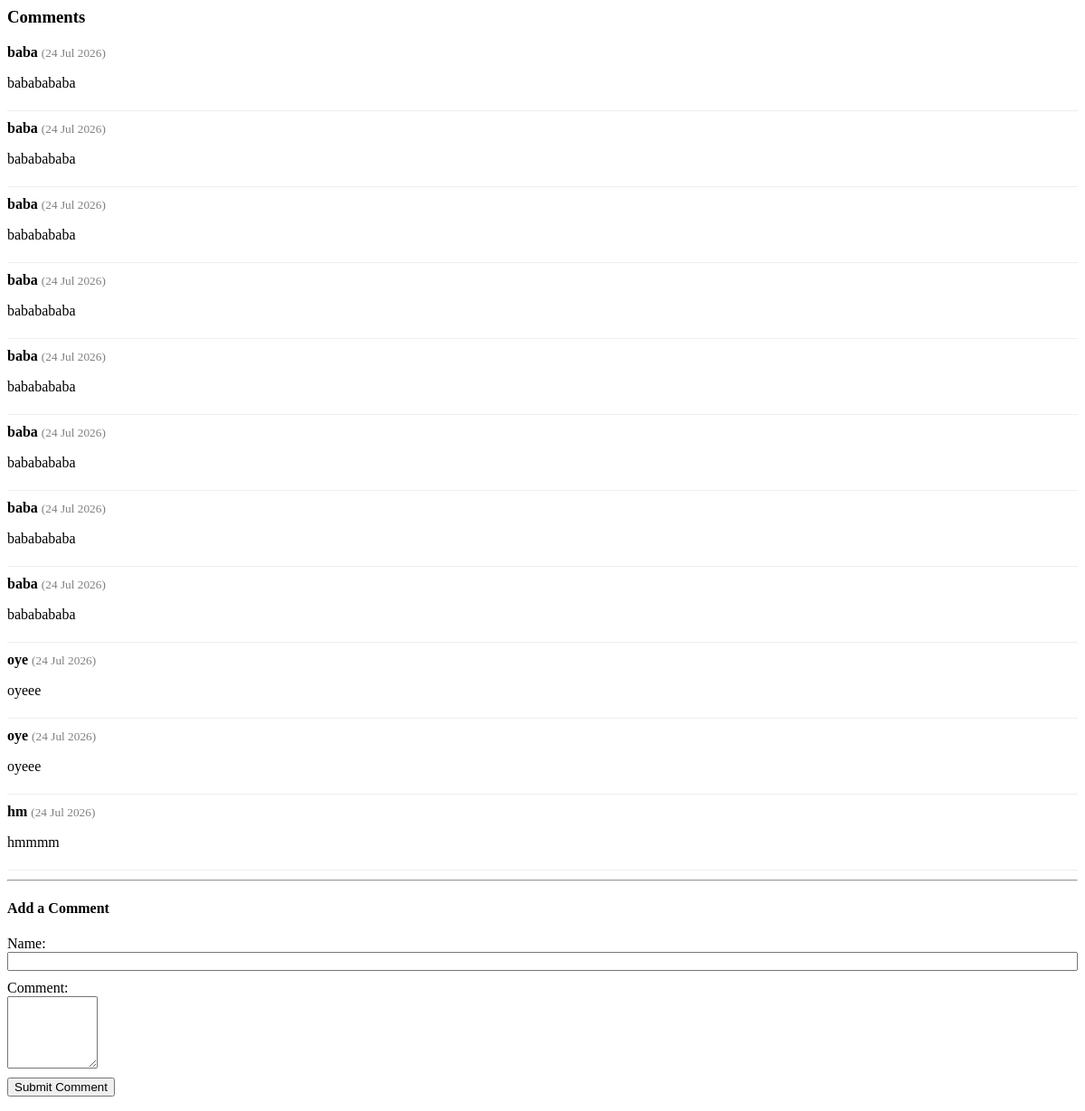
The page /article/mera-pehla-post/comment/ on the database as committed earlier.
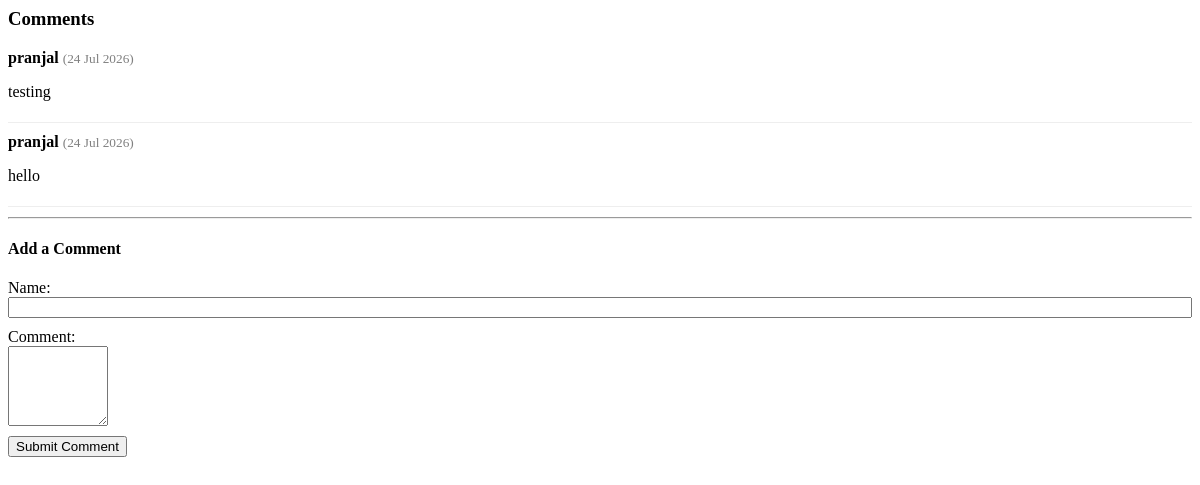
The same page on the database as committed later.
### blogapp/models.py (models this page shows, shortened)
class Comment(models.Model):
    article = models.ForeignKey(Article, on_delete=models.CASCADE, related_name='comments')
    user = models.ForeignKey(User, on_delete=models.SET_NULL, null=True, blank=True)
    name = models.CharField(max_length=100)
    body = models.TextField()
    created_at = models.DateTimeField(auto_now_add=True)

### blogapp/views.py (the view, shortened to what this page needs)
# urls.py: path('article/<slug:slug>/comment/', views.add_comment, name='add_comment'),
def add_comment(request, slug):
    article = get_object_or_404(Article, slug=slug)
    my_comments = request.session.get('my_comments', [])
    context = {
        'article': article,
        'my_comments': my_comments
    }
    return render(request, 'blogapp/comments_partial.html', context)

### blogapp/templates/blogapp/comments_partial.html (shortened to what this page needs)
<h3>Comments</h3>
        <div id="comments-list">
            {% for comment in article.comments.all %}
                <div id="comment-div-{{ comment.id }}" style="border-bottom: 1px solid #eee; margin-bottom: 10px; padding-bottom: 5px;">
                    <strong>{{ comment.name }}</strong> <small style="color: grey;">({{ comment.created_at|date:"d M Y" }})</small>
                    <p>{{ comment.body }}</p>
                </div>
            {% empty %}
                <p id="no-comments">There are no comments yet. Be the first one to comment!</p>
            {% endfor %}
            </div>
            <hr>
            <h4>Add a Comment</h4>
            <form hx-post="{% url 'add_comment' article.slug %}"
                hx-target="#comment-section"
                hx-swap="innerHTML">
                <div>
                    <label>Name:</label><br>
                    <input type="text" name="name" required style="width: 100%; margin-bottom: 10px;">
                </div>
                <div>
                    <label>Comment:</label><br>
                    <textarea name="body" required style="width: 100; height: 80px; margin-bottom: 10px;"></textarea>
                </div>
                <button type="submit">Submit Comment</button>
            </form>

Rows that differ between the two databases and show on the page:
removed Comment: name "baba", created_at "24 Jul 2026", body "bababababa"
removed Comment: name "baba", created_at "24 Jul 2026", body "bababababa"
removed Comment: name "baba", created_at "24 Jul 2026", body "bababababa"
removed Comment: name "baba", created_at "24 Jul 2026", body "bababababa"
removed Comment: name "baba", created_at "24 Jul 2026", body "bababababa"
removed Comment: name "baba", created_at "24 Jul 2026", body "bababababa"
removed Comment: name "baba", created_at "24 Jul 2026", body "bababababa"
removed Comment: name "baba", created_at "24 Jul 2026", body "bababababa"
removed Comment: name "oye", created_at "24 Jul 2026", body "oyeee"
removed Comment: name "oye", created_at "24 Jul 2026", body "oyeee"
removed Comment: name "hm", created_at "24 Jul 2026", body "hmmmm"
added Comment: name "pranjal", created_at "24 Jul 2026", body "testing"
added Comment: name "pranjal", created_at "24 Jul 2026", body "hello"
